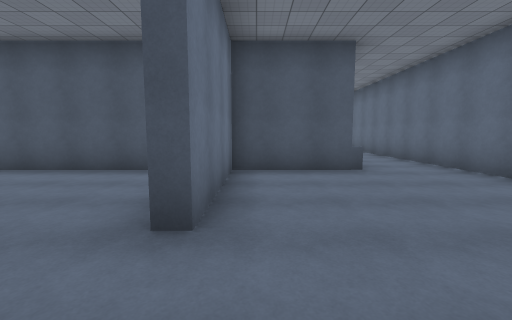
[1] (above)

22 first-person views from a walk through a scene from a Unity 3-D project. The camera is 1.5 m above the floor, tilts 6° down and sees 90° across. Doors are open. The floor is counted in squares, 2 m on a side. Each view is taken from the middle of a square. On the plan, view 1 faces up. The plan holds only what a view shows up to about 9 squares ahead; the rest is blank. The place goes on beyond the plan. The player character is not drawn. Some surface patterns are stand-ins.

[2]
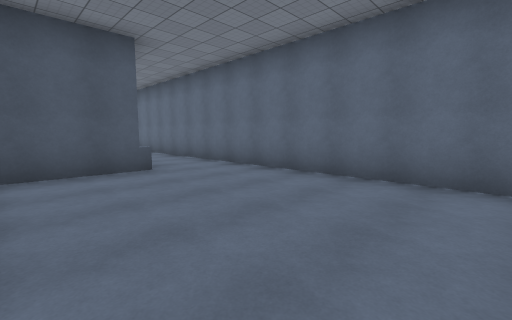

[3]
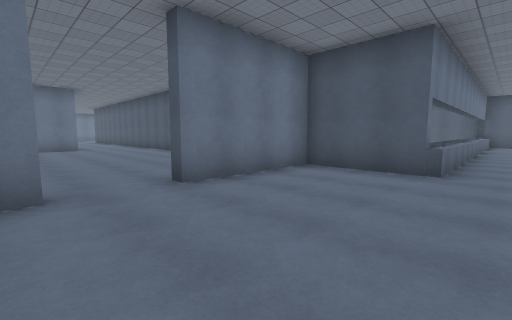

[4]
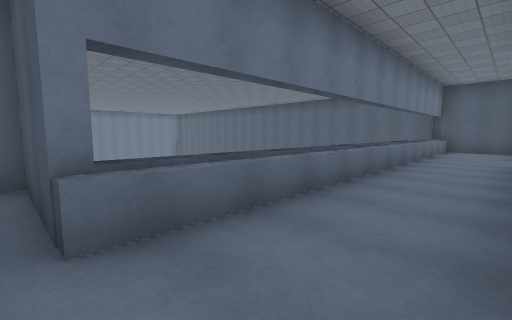

[5]
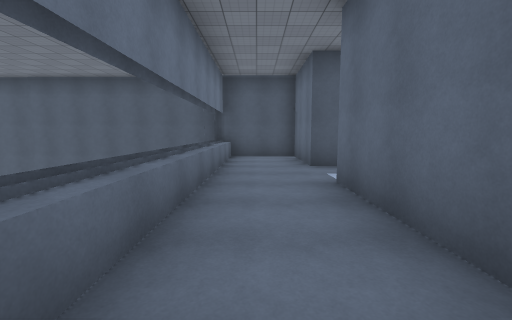

[6]
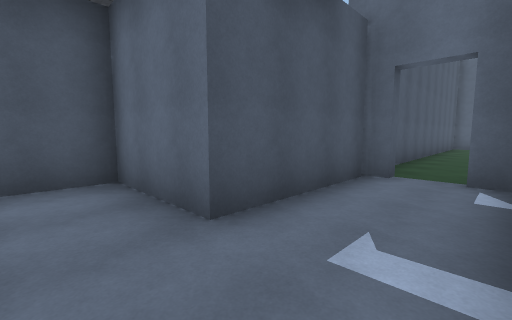

[7]
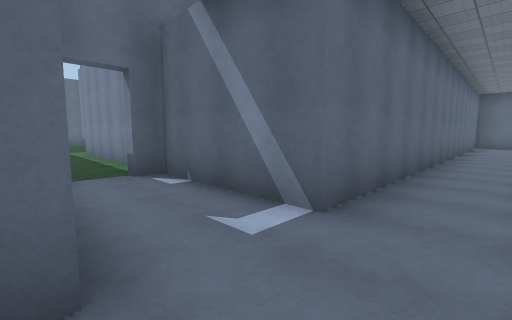

[8]
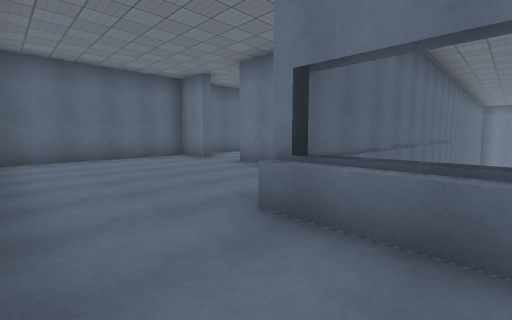

[9]
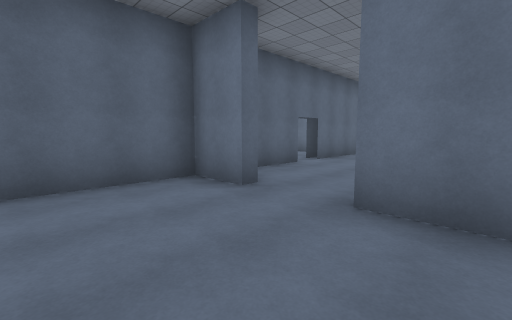

[10]
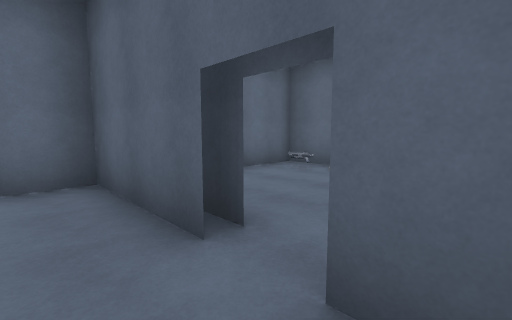

[11]
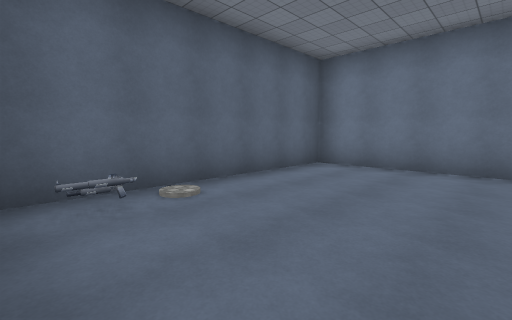

[12]
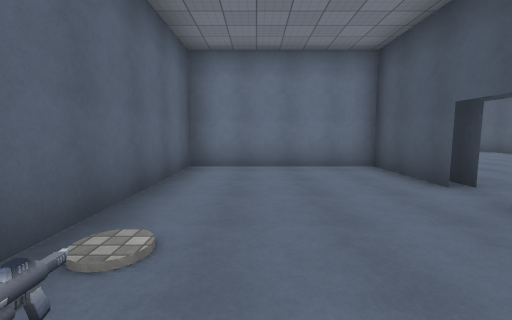

[13]
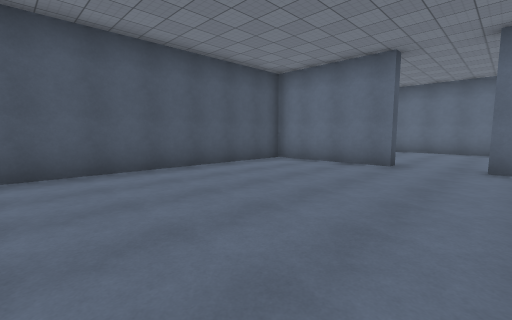

[14]
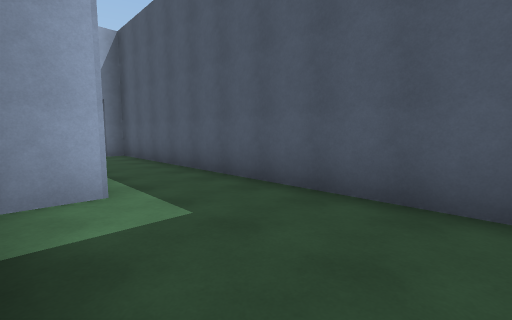

[15]
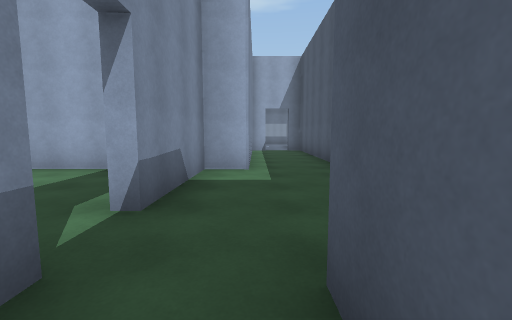

[16]
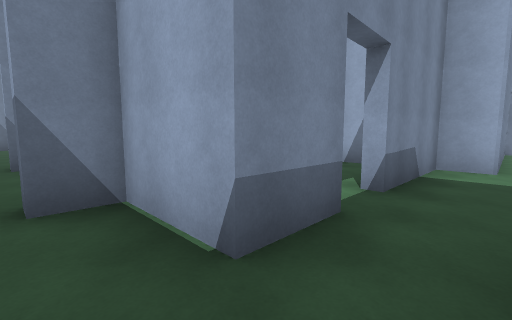

[17]
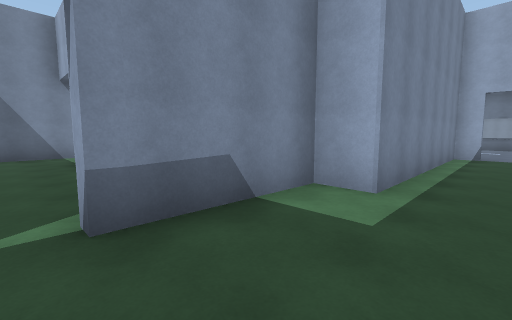

[18]
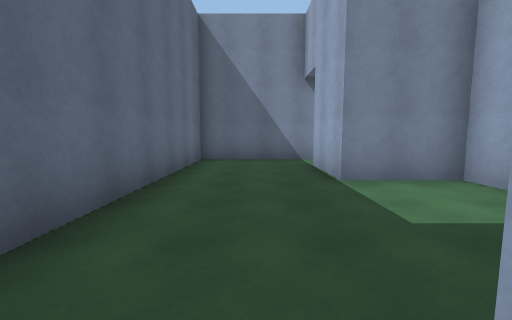

[19]
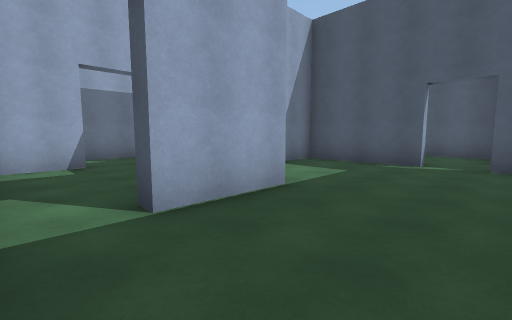

[20]
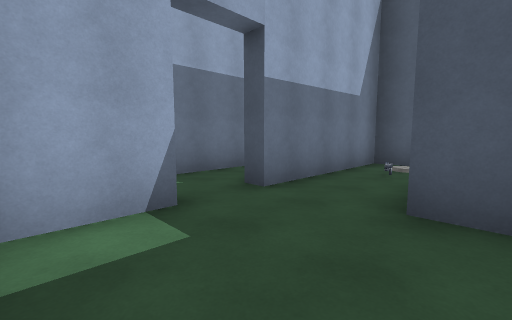

[21]
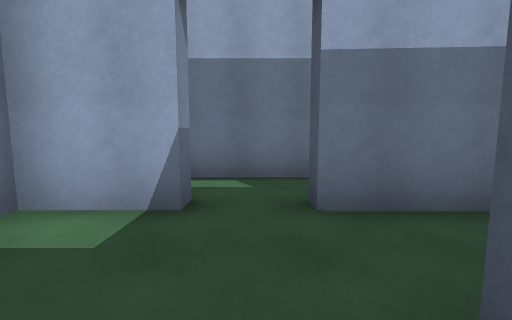

[22]
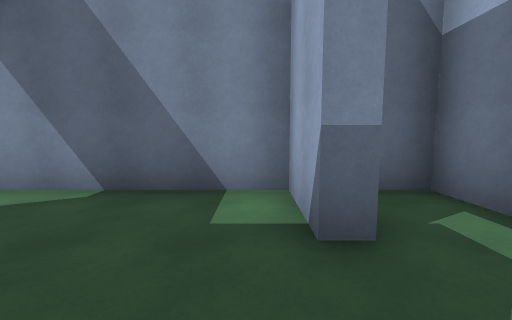

### Floor plan
Points are (right, up) in squares from view 1. A wall is a line through its corners. A room is listed if a view was taken in it or the views show most of it. See-through windows are left out.
Room 1 (views 1, 2, 3, 4, 5, 6, 7, 8, 9)
walls: (4.2, -0.1) (4.2, 12.9) (7.6, 12.9); (-0.5, 0.3) (-0.5, -1) (4.1, -1); (1.7, 16) (1.7, 5.4); (7.6, 14.9) (4.2, 14.9) (4.2, 17.2) (2, 17.2) (2, 5.2) (-0.5, 5.2) (-0.5, 1.9)
low walls: (2.2, 16) (2.2, 5.2)
ways out: opening at (-1, 1) to room 2; open door at (8, 14) to room 4
Room 2 (views 10, 13)
walls: (-3.6, -1) (-0.8, -1) (-0.8, 0.3) (-0.5, 0.3); (-3.6, -1.3) (-2.9, -1.3); (-5.1, -1.3) (-4.5, -1.3); (-0.5, 1.9) (-0.8, 1.9) (-0.8, 5.2) (-7.1, 5.2); (-6.9, -1) (-4.4, -1)
ways out: opening at (-1, 1) to room 1; opening at (-4, -1) to room 3
Room 3 (views 11, 12)
walls: (-4.4, -1.3) (-6.8, -1.3) (-6.8, -5.5) (-0.8, -5.5) (-0.8, -3.8); (-4.4, -1) (-5, -1)
ways out: opening at (-4, -1) to room 2
objects: other object (-2, -5)
Room 4 (views 14, 15, 17, 18)
walls: (17.6, 11.9) (19.1, 11.9); (17.6, 14.9) (7.8, 14.9); (7.8, 13.5) (7.8, 12.9) (13.7, 12.9) (13.7, 11.9) (16.6, 11.9) (16.6, 11.6); (18.8, 13.4) (17.8, 13.4)
ways out: open door at (8, 14) to room 1; opening at (18.5, 13) to room 5; opening at (17, 12) to room 6
Room 5 (view 16)
walls: (19.1, 11.9) (19.1, 10) (19.9, 10)
ways out: opening at (18.5, 13) to room 4; gap at (20, 10)
Room 6 (view 19)
walls: (15.5, 4.7) (18.6, 4.7) (18.6, 10.5); (16.6, 11.6) (13.7, 11.6) (13.6, 8) (15.6, 8) (15.6, 6); (18.1, 11.6) (17.6, 11.6)
ways out: opening at (17, 12) to room 4; opening at (15, 5) to room 7
Room 7 (views 20, 21, 22)
walls: (14.1, 7.6) (13.3, 7.6); (11.6, 6.3) (11.6, 4.7) (15.5, 4.7); (15.6, 6) (15.2, 6); (12.5, 11.6) (11.6, 11.6) (11.6, 7.6)
ways out: opening at (15, 5) to room 6; opening at (11, 7) to room 8
objects: other object (12, 10)
Room 8 (no view inside)
walls: (11.1, 6.3) (11.6, 6.3); (11.6, 7.6) (11.1, 7.6); (9.7, 9) (9.7, 4.7) (10.5, 4.7)
ways out: opening at (11, 7) to room 7; opening at (10, 8.5)

Positions as (right, up) in squares from view 1, and headings:
1: (0, 0), facing up
2: (0, 0), facing up-right
3: (3, 0), facing up-left
4: (4, 5), facing up-left
5: (3, 9), facing up
6: (3, 13), facing up-right
7: (3, 15), facing down-right
8: (4, 7), facing down-left
9: (2, 3), facing down-left
10: (-5, 0), facing down-right
11: (-1, -2), facing down-left
12: (-1, -4), facing left
13: (-7, 0), facing up-right
14: (17, 12), facing up-left
15: (19, 13), facing left
16: (20, 13), facing down-left
17: (17, 14), facing down-left
18: (17, 12), facing down
19: (18, 5), facing up-left
20: (14, 5), facing up-left
21: (14, 7), facing left
22: (12, 8), facing down
